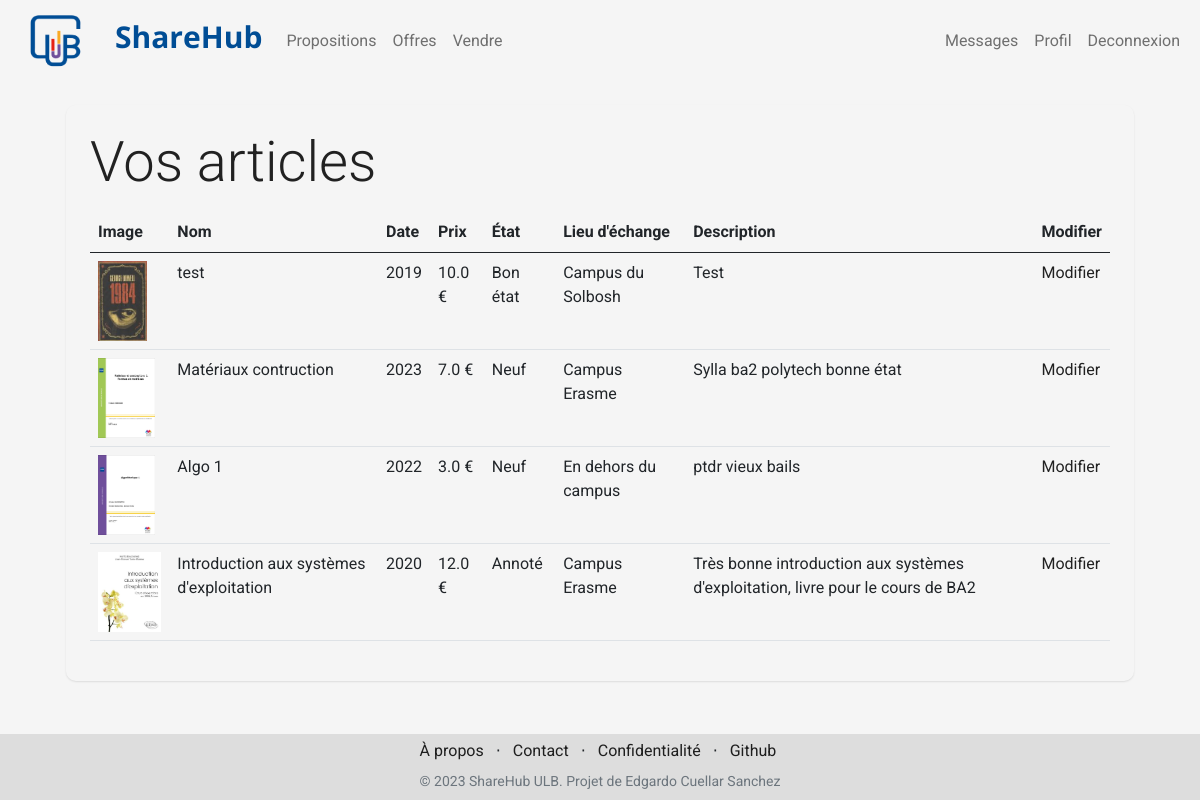
The page /my_products (signed in) on the database as committed earlier.
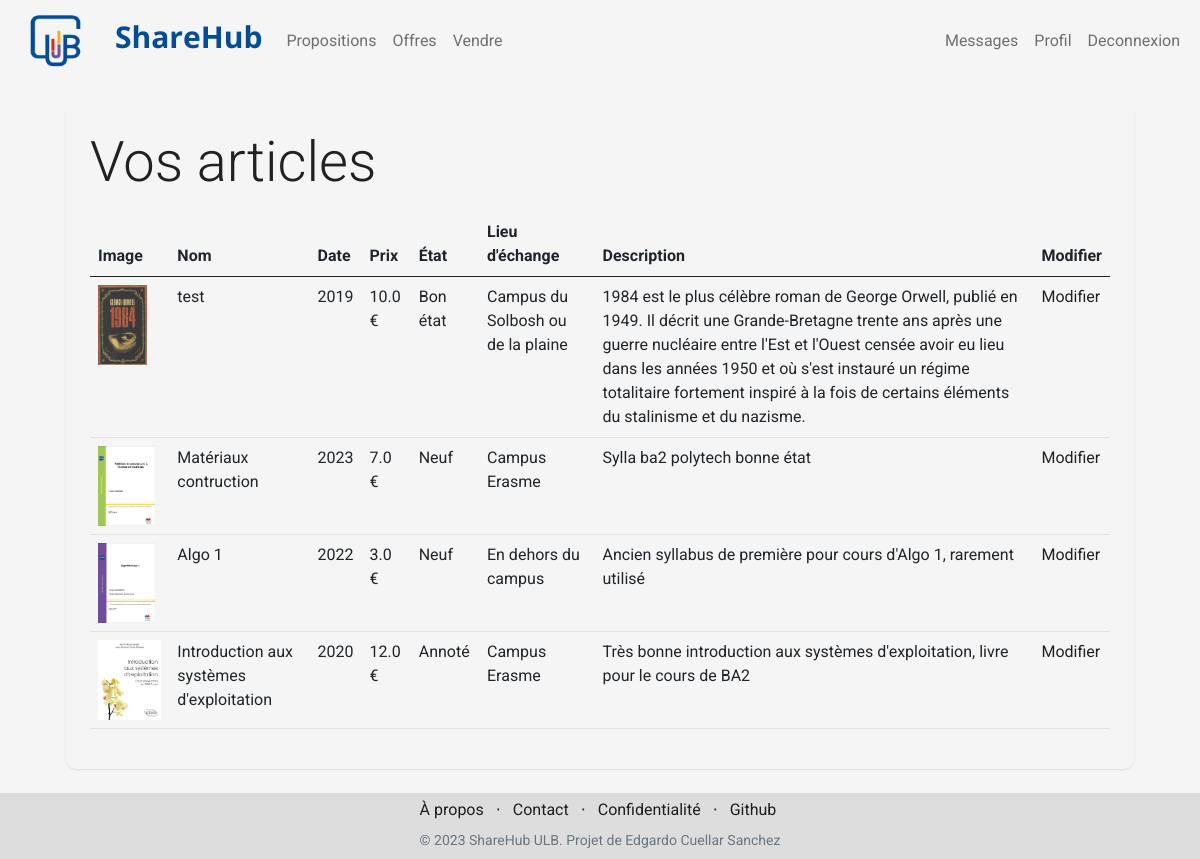
The same page on the database as committed later.
### store/models/product.py (models this page shows, shortened)
class Products(models.Model):
    user_id = models.CharField(max_length=50)
    name = models.CharField(max_length=60)
    price= models.IntegerField(default=0)
    category= models.ForeignKey(Category,on_delete=models.CASCADE,default=1 )
    condition= models.ForeignKey(Condition,on_delete=models.CASCADE,default=1 )
    place= models.ForeignKey(Place,on_delete=models.CASCADE,default=1 )
    description= models.CharField(max_length=250, default='', blank=True, null= True)
    image= models.ImageField(upload_to='products/')
    date = models.IntegerField(default=2000)
    sold = models.BooleanField(default=False)
    @staticmethod
    def get_products_by_userid(user_id, sold=False):
        if not sold:
            return Products.objects.filter (user_id=user_id, sold=False)
        else:
            return Products.objects.filter (user_id=user_id)

### store/models/category.py (models this page shows, shortened)
class Place(models.Model):
    name= models.CharField(max_length=50)
    def __str__(self):
        return self.name

class Condition(models.Model) :
    name= models.CharField(max_length=50)
    def __str__(self):
        return self.name

### store/middlewares/auth.py (the view)
    def middleware(request):
        print(request.session.get('customer'))
        returnUrl = request.META['PATH_INFO']
        print(request.META['PATH_INFO'])
        if not request.session.get('customer'):
           return redirect(f'login?return_url={returnUrl}')
        response = get_response(request)
        return response

### store/templatetags/custom_filter.py (called while the page is built)
@register.filter(name='currency')
def currency(number):
    price = number / 100
    return str(price) + " €"

### store/views/my_products.py (called while the page is built)
    def get(self , request ):
        if not request.session.get('customer'):
            return redirect('login')
        customer = request.session.get('customer')
        products = Products.get_products_by_userid(customer)
        return render(request , 'my_products.html'  , {'products' : products})

### store/templates/my_products.html (shortened to what this page needs)
{% extends 'base.html' %}
{% block content %}
{% load cart %}
{% load custom_filter %}
<div class="container">
   <div class="main-container p-4 m-4">
        <p class="display-4 pl-4 ml-4">Vos articles</p>
        <table class="table">
            <thead>
                <tr>
                    <th>Image</th>
                    <th>Nom</th>
                    <th>Date</th>
                    <th>Prix</th>
                    <th>État</th>
                    <th>Lieu d'échange</th>
                    <th>Description</th>
                    <th>Modifier</th>
                </tr>
            </thead>
            <tbody>
                {% for product in products %}
                <tr>
                    <td><img style="height: 80px;" class="" src="{{product.image.url}}" alt=""></td>
                    <td>{{product.name}}</td>
                    <td>{{product.date}}</td>
                    <td>{{product.price|currency}}</td>
                    <td>{{product.condition}}</td>
                    <td>
                        <label>{{product.place}}</label>
                    </td>
                    <td>{{product.description}}</td>
                    <td><a href="modify_product/{{product.id}}">Modifier</a></td>
                </tr>
                {% endfor %}
            </tbody>
        </table>
   </div>
</div>
{% endblock %}

Rows that differ between the two databases and show on the page:
changed Products "test": place "Campus du Solbosh" → "Campus du Solbosh ou de la plaine"; description "Test" → "1984 est le plus célèbre roman de George Orwell, publié en 1949. Il décrit une Grande-Bretagne trente ans après une guerre nucléaire entre l'Est et l'Ouest censée avoir eu lieu dans les années 1950 et où s'est instauré un régime totalitaire fortement inspiré à la fois de certains éléments du stalinisme et du nazisme."
changed Products "Algo 1": description "ptdr vieux bails" → "Ancien syllabus de première pour cours d'Algo 1, rarement utilisé"
